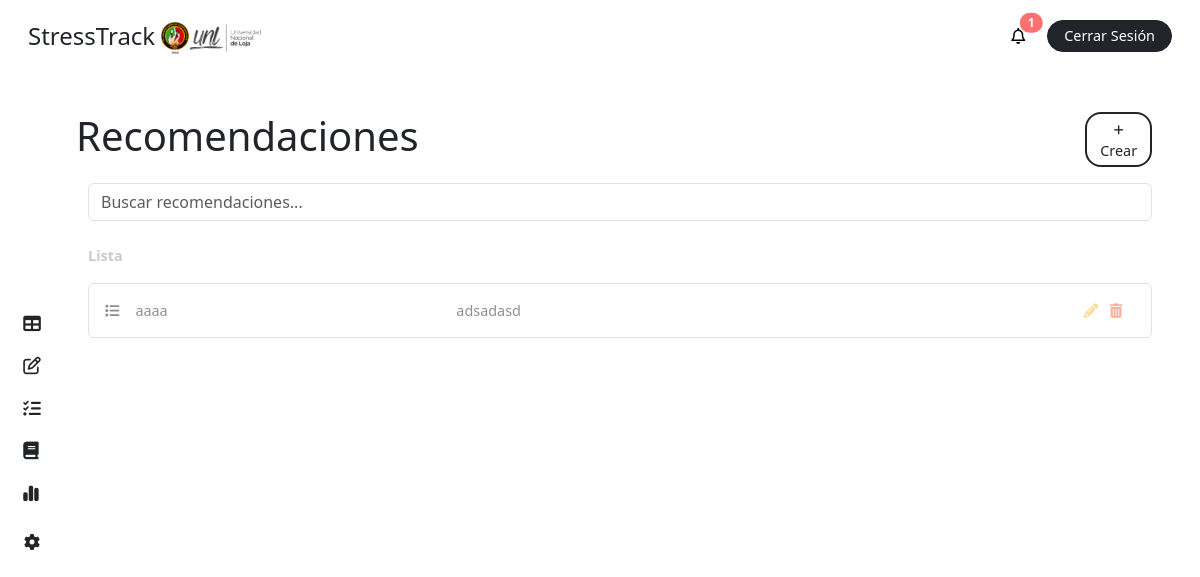
Before: /recommendation/ (signed in) with the older database file.
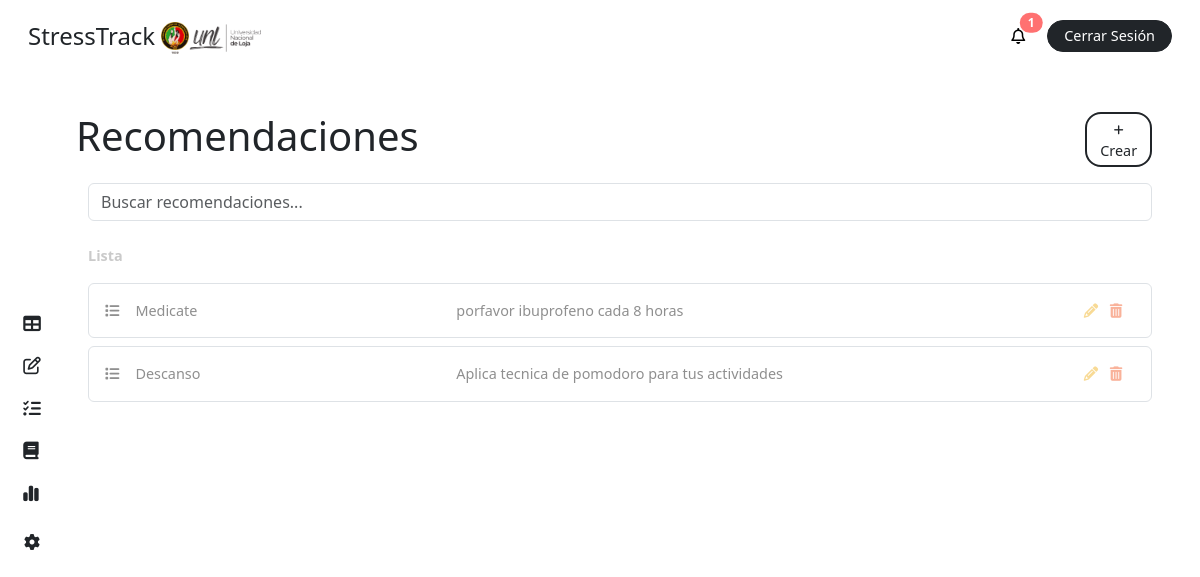
After: the same page with the newer database file.
### stress/models.py (models this page shows, shortened)
class Recommendation(models.Model):
    title = models.CharField(max_length=255)
    description = models.CharField(max_length=255)
    min_percent = models.IntegerField()
    max_percent = models.IntegerField()

### stress/views.py (the view, shortened to what this page needs)
# urls.py: path('recommendation/', views.recommendation, name='recommendation'),
@login_required
def recommendation(request):
    user = request.user
    form = RecommendationForm()
    if user.role == 'teacher':
        studens = user.teaching_courses.first().students.all() if user.teaching_courses.first() else None
    else:
        studens = None
    recommendations = Recommendation.objects.all()
    context = {
        'role': user.role,
        'recommendations': recommendations,
        'students': studens,
        'form': form,
        'notifications': user.notifications.all(),
        'unread_notifications': user.notifications.filter(is_read=False).count(),
    }
    return render(request, 'dashboard/recommendation.html', context)

### stress/forms.py
class RecommendationForm(forms.ModelForm):
    class Meta:
        model = Recommendation
        fields = ['title', 'description', 'min_percent', 'max_percent']
    def __init__(self, *args, **kwargs):
        super().__init__(*args, **kwargs)
        self.fields['title'].widget.attrs.update({
            'class': 'w-100 fs-7 py-1 px-2 border border-1 border-dark rounded-2',
            'placeholder': '',
        })
        self.fields['description'].widget.attrs.update({
            'class': 'w-100 fs-7 py-1 px-2 border border-1 border-dark rounded-2',
            'placeholder': '',
        })
        self.fields['min_percent'].widget.attrs.update({
            'class': 'w-100 fs-7 py-1 px-2 border border-1 border-dark rounded-2',
            'placeholder': '',
        })
        self.fields['max_percent'].widget.attrs.update({
            'class': 'w-100 fs-7 py-1 px-2 border border-1 border-dark rounded-2',
            'placeholder': '',
        })

### stress/templates/dashboard/recommendation.html (shortened to what this page needs)
{% extends "base/dashboard_base.html" %}
{% block content %}
{% include "elements/dashboard_sidebar.html" with role=role %}
<main class="main p-4 pt-3 pe-5">
  <div class="my-4">
        <div class="row">
            <div class="{% if role == 'teacher' %} col-9 {% else %} col-11 {% endif %} p-0">
                <h1 class="m-0">Recomendaciones</h1>
            </div>
            <div class="col-1 d-flex flex-column justify-content-center">
                <button
                    class="fs-7 text-center rounded-4 bg-white border border-dark border-2 text-dark text-decoration-none py-1 px-2"
                    data-bs-toggle="modal"
                    data-bs-target="#addRecoModal"
                >
                    <i class="fa-solid fa-plus fs-8"></i> Crear
                </button>
            </div>
        </div>
        <div class="row my-3">
            <div class="col-12">
                <input type="text" id="searchInput" class="form-control" placeholder="Buscar recomendaciones...">
            </div>
        </div>
        <label class="text-grisillo fw-bold my-2">Lista</label>
        {% if recommendations %}
            {% for recommendation in recommendations %}
                <div class="p-3 my-2 rounded-2 text-gris border border-1 recommendation-item">
                    <div class="row">
                        <div class="col-4">
                            <i class="fa-solid fa-list me-3"></i>{{ recommendation.title }}
                        </div>
                        <div class="col-7">
                            {{ recommendation.description }}
                        </div>
                        <div class="col-1 text-center">
                            <a  href="#"
                                class="mx-1 text-decoration-none text-not-bad edit-task"
                                data-bs-toggle="modal"
                                data-bs-target="#updateRecoModal{{ recommendation.id }}""
                                title="Editar">
                                <i class="fa-solid fa-pencil"></i>
                            </a>
                            <a  href="{% url 'delete-recommendation' recommendation.id %}"
                                class="mx-1 text-decoration-none text-dying"
                                title="Eliminar"
                                id="delete-reco-{{ recommendation.id }}"
                            >
                                <i class="fa-solid fa-trash-can"></i>
                            </a>
                        </div>
                    </div>
                </div>
            {% endfor %}
        {% else %}
            <div class="bg-inf p-3 my-2 rounded-2 text-gris">
                <i class="fas fa-info-circle me-2"></i> No existen recomendaciones por el momento.
            </div>
        {% endif %}
    </div>
</main>
{% endblock %}

Changed rows visible on the page:
removed Recommendation: title "aaaa", description "adsadasd"
added Recommendation: title "Medicate", description "porfavor ibuprofeno cada 8 horas"
added Recommendation: title "Descanso", description "Aplica tecnica de pomodoro para tus actividades"
